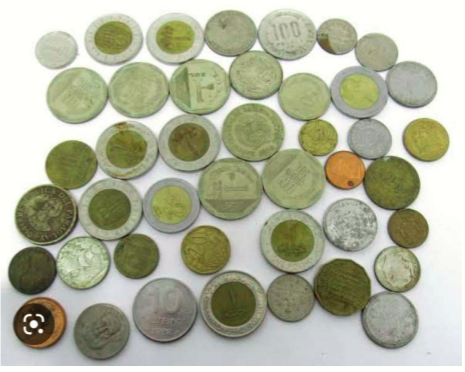
#> input picture Aula9/moedas.png, 465 x 372 px
$ python dilatacao.py
#> lines starting #> are read from the running program, lines starting #| are printed output that depends on the picture; after the words box and inside, x2 and y2 are one past the last pixel; in counts of white or black regions, pixels touching at a corner belong together
import cv2
import numpy as np

imagem = cv2.imread("moedas.png")
#> imagem is the input picture: shape (372, 465, 3); mean B, G, R 157.3, 179.6, 177.3

def deixaCinza(imag):
    if len(imag.shape) < 3:
        return imag

    cinzas = np.zeros((imag.shape[0], imag.shape[1]), dtype = np.uint8)
    for i in range (imag.shape[0]):
        for j in range (imag.shape[1]):
            cinzas[i][j] = (imag[i][j].sum()//3)
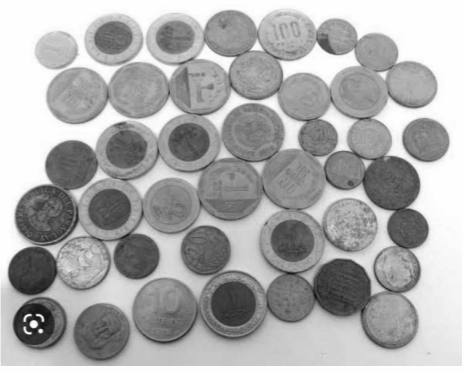
#> cinzas: shape (372, 465); min 16, max 254, mean 171.1

    return cinzas

cinza = deixaCinza(imagem)

def deixaPretoBranco(cinza):
    pretoBranco = np.zeros((imagem.shape[0], imagem.shape[1]), dtype = np.uint8)
    for i in range (imagem.shape[0]):
        for j in range (imagem.shape[1]):
            if ((cinza[i][j])/2) > 100:
                pretoBranco[i][j] = 255
            else:
                pretoBranco[i][j] = 0
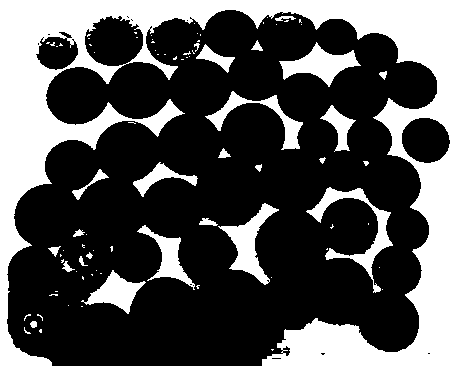
#> pretoBranco: shape (372, 465); 34.5% white; 87 white regions (61 under 20 px), largest, box (x1, y1, x2, y2) and area: (0, 0, 465, 372) 48466, (306, 187, 393, 293) 1758, (218, 203, 279, 285) 1627
    return pretoBranco

preto_branco = deixaPretoBranco(cinza)

def dilatacao3x3(preto_branco):
    # Obtém as dimensões da imagem
    altura, largura = preto_branco.shape
#> altura = 372; largura = 465
    # Cria uma imagem de saída preta (zeros)
    dilatada = np.zeros((altura, largura), dtype=np.uint8)

    # Percorre a imagem desconsiderando as bordas para a máscara 3x3
    for i in range(1, altura - 1):
        for j in range(1, largura - 1):
            # Recorta a vizinhança 3x3 em torno do pixel (i, j)
            vizinhanca = preto_branco[i-1 : i+2, j-1 : j+2]

            # Se houver qualquer pixel branco (255) na vizinhança, o central vira branco
            if np.any(vizinhanca == 255):
                dilatada[i, j] = 255
            else:
                dilatada[i, j] = 0
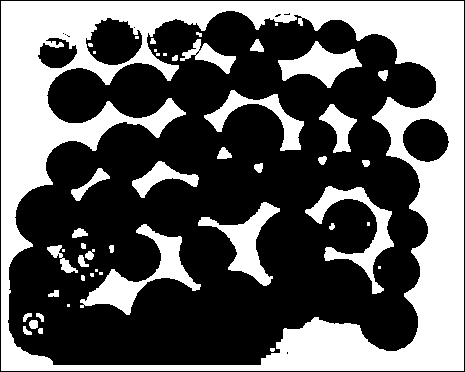
#> dilatada: shape (372, 465); 38% white; 48 white regions (15 under 20 px), largest, box (x1, y1, x2, y2) and area: (1, 1, 464, 371) 50506, (80, 224, 201, 315) 2826, (305, 186, 394, 294) 2384

    return dilatada

def dilatacao5x3(preto_branco):
    altura, largura = preto_branco.shape
#> altura = 372; largura = 465

    dilatada = np.zeros((altura, largura), dtype=np.uint8)

    for i in range(2, altura - 2):
        for j in range(1, largura - 1):
            vizinhanca = preto_branco[i-2 : i+3, j-2 : j+2]

            if np.any(vizinhanca == 255):
                dilatada[i, j] = 255
            else:
                dilatada[i, j] = 0
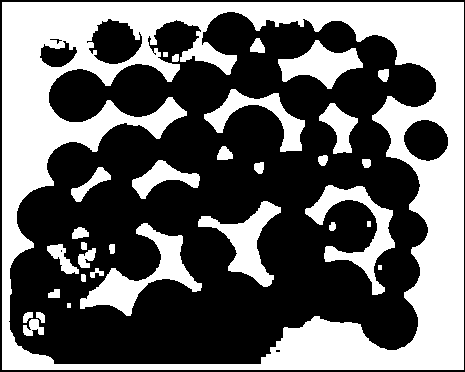
#> dilatada: shape (372, 465); 40.6% white; 32 white regions, largest, box (x1, y1, x2, y2) and area: (2, 2, 464, 370) 52872, (80, 223, 202, 316) 3258, (305, 185, 395, 295) 2849
    return dilatada

dilatada_1 = dilatacao3x3(preto_branco)

dilatada_2 = dilatacao5x3(preto_branco)

cv2.imshow("Imagem cinza", cinza)
cv2.imshow("Preto e Branco", preto_branco)
cv2.imshow("Dilatada mask 3x3", dilatada_1)
cv2.imshow("Dilatada mask 5x3", dilatada_2)

cv2.waitKey(0)
cv2.destroyAllWindows()
